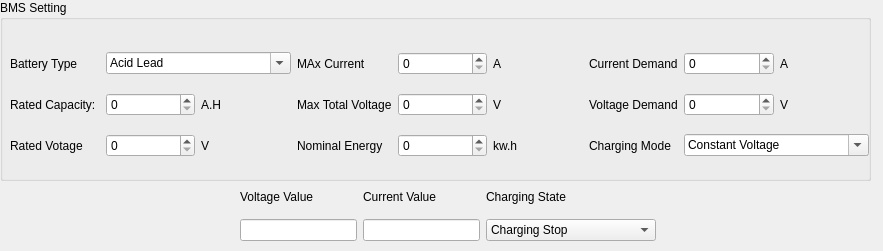
<?xml version="1.0" encoding="UTF-8"?>
<ui version="4.0">
 <class>BMS</class>
 <widget class="QWidget" name="BMS">
  <property name="geometry">
   <rect>
    <x>0</x>
    <y>0</y>
    <width>883</width>
    <height>251</height>
   </rect>
  </property>
  <property name="windowTitle">
   <string>Form</string>
  </property>
  <widget class="QGroupBox" name="groupBox">
   <property name="geometry">
    <rect>
     <x>0</x>
     <y>0</y>
     <width>871</width>
     <height>181</height>
    </rect>
   </property>
   <property name="title">
    <string>BMS Setting</string>
   </property>
   <widget class="QWidget" name="horizontalLayoutWidget">
    <property name="geometry">
     <rect>
      <x>10</x>
      <y>40</y>
      <width>859</width>
      <height>131</height>
     </rect>
    </property>
    <layout class="QGridLayout" name="gridLayout">
     <item row="0" column="0">
      <widget class="QLabel" name="label_4">
       <property name="text">
        <string>Battery Type</string>
       </property>
      </widget>
     </item>
     <item row="1" column="3">
      <widget class="QLabel" name="label_5">
       <property name="text">
        <string>Max Total Voltage</string>
       </property>
      </widget>
     </item>
     <item row="2" column="2">
      <widget class="QLabel" name="label_11">
       <property name="text">
        <string>V</string>
       </property>
      </widget>
     </item>
     <item row="2" column="3">
      <widget class="QLabel" name="label_6">
       <property name="text">
        <string>Nominal Energy</string>
       </property>
      </widget>
     </item>
     <item row="2" column="5">
      <widget class="QLabel" name="label_14">
       <property name="text">
        <string>kw.h</string>
       </property>
      </widget>
     </item>
     <item row="0" column="5">
      <widget class="QLabel" name="label_12">
       <property name="text">
        <string>A</string>
       </property>
      </widget>
     </item>
     <item row="1" column="5">
      <widget class="QLabel" name="label_13">
       <property name="text">
        <string>V</string>
       </property>
      </widget>
     </item>
     <item row="1" column="0">
      <widget class="QLabel" name="label">
       <property name="text">
        <string>Rated Capacity:</string>
       </property>
      </widget>
     </item>
     <item row="2" column="6">
      <widget class="QLabel" name="label_9">
       <property name="text">
        <string>Charging Mode</string>
       </property>
      </widget>
     </item>
     <item row="1" column="4">
      <widget class="QSpinBox" name="spinBox_2">
       <property name="maximum">
        <number>1500</number>
       </property>
      </widget>
     </item>
     <item row="1" column="2">
      <widget class="QLabel" name="label_10">
       <property name="text">
        <string>A.H</string>
       </property>
      </widget>
     </item>
     <item row="1" column="6">
      <widget class="QLabel" name="label_8">
       <property name="text">
        <string>Voltage Demand</string>
       </property>
      </widget>
     </item>
     <item row="1" column="1">
      <widget class="QSpinBox" name="spinBox_3">
       <property name="maximum">
        <number>1000</number>
       </property>
      </widget>
     </item>
     <item row="2" column="1">
      <widget class="QSpinBox" name="spinBox">
       <property name="maximum">
        <number>1500</number>
       </property>
      </widget>
     </item>
     <item row="1" column="7">
      <widget class="QSpinBox" name="spinBox_7">
       <property name="maximum">
        <number>1500</number>
       </property>
      </widget>
     </item>
     <item row="2" column="0">
      <widget class="QLabel" name="label_2">
       <property name="text">
        <string>Rated Votage</string>
       </property>
      </widget>
     </item>
     <item row="2" column="4">
      <widget class="QSpinBox" name="spinBox_4">
       <property name="maximum">
        <number>1000</number>
       </property>
      </widget>
     </item>
     <item row="0" column="6">
      <widget class="QLabel" name="label_7">
       <property name="text">
        <string>Current Demand</string>
       </property>
      </widget>
     </item>
     <item row="0" column="7">
      <widget class="QSpinBox" name="spinBox_6">
       <property name="maximum">
        <number>400</number>
       </property>
      </widget>
     </item>
     <item row="0" column="4">
      <widget class="QSpinBox" name="spinBox_5">
       <property name="maximum">
        <number>400</number>
       </property>
      </widget>
     </item>
     <item row="0" column="3">
      <widget class="QLabel" name="label_3">
       <property name="text">
        <string>MAx Current</string>
       </property>
      </widget>
     </item>
     <item row="0" column="8">
      <widget class="QLabel" name="label_15">
       <property name="text">
        <string>A</string>
       </property>
      </widget>
     </item>
     <item row="1" column="8">
      <widget class="QLabel" name="label_16">
       <property name="text">
        <string>V</string>
       </property>
      </widget>
     </item>
     <item row="2" column="7" colspan="2">
      <widget class="QComboBox" name="comboBox_2">
       <property name="editable">
        <bool>true</bool>
       </property>
       <item>
        <property name="text">
         <string>Constant Voltage</string>
        </property>
       </item>
       <item>
        <property name="text">
         <string>Constant Current</string>
        </property>
       </item>
      </widget>
     </item>
     <item row="0" column="1" colspan="2">
      <widget class="QComboBox" name="comboBox">
       <property name="editable">
        <bool>true</bool>
       </property>
       <item>
        <property name="text">
         <string>Acid Lead</string>
        </property>
       </item>
       <item>
        <property name="text">
         <string>Lithuim Iron Phosphate</string>
        </property>
       </item>
       <item>
        <property name="text">
         <string>Nickel Hydrogen</string>
        </property>
       </item>
       <item>
        <property name="text">
         <string>Lithium Manganese Oxide</string>
        </property>
       </item>
       <item>
        <property name="text">
         <string>lithium Cobalt Oxide</string>
        </property>
       </item>
       <item>
        <property name="text">
         <string>Ternary Material</string>
        </property>
       </item>
       <item>
        <property name="text">
         <string>Polymwe Litium Ion</string>
        </property>
       </item>
       <item>
        <property name="text">
         <string>Lithium Titanate</string>
        </property>
       </item>
       <item>
        <property name="text">
         <string>Others</string>
        </property>
       </item>
      </widget>
     </item>
    </layout>
   </widget>
  </widget>
  <widget class="QWidget" name="horizontalLayoutWidget_2">
   <property name="geometry">
    <rect>
     <x>240</x>
     <y>180</y>
     <width>416</width>
     <height>61</height>
    </rect>
   </property>
   <layout class="QGridLayout" name="gridLayout_2">
    <item row="1" column="0">
     <widget class="QLineEdit" name="lineEdit"/>
    </item>
    <item row="1" column="2">
     <widget class="QComboBox" name="comboBox_3">
      <item>
       <property name="text">
        <string>Charging Stop</string>
       </property>
      </item>
      <item>
       <property name="text">
        <string>Charging Handshake</string>
       </property>
      </item>
      <item>
       <property name="text">
        <string>Parameter Configueration</string>
       </property>
      </item>
      <item>
       <property name="text">
        <string>Charging</string>
       </property>
      </item>
      <item>
       <property name="text">
        <string>End of Charging</string>
       </property>
      </item>
     </widget>
    </item>
    <item row="1" column="1">
     <widget class="QLineEdit" name="lineEdit_2"/>
    </item>
    <item row="0" column="0">
     <widget class="QLabel" name="label_17">
      <property name="text">
       <string>Voltage Value</string>
      </property>
     </widget>
    </item>
    <item row="0" column="1">
     <widget class="QLabel" name="label_18">
      <property name="text">
       <string>Current Value</string>
      </property>
     </widget>
    </item>
    <item row="0" column="2">
     <widget class="QLabel" name="label_19">
      <property name="text">
       <string>Charging State</string>
      </property>
     </widget>
    </item>
   </layout>
  </widget>
 </widget>
 <resources/>
 <connections/>
</ui>
